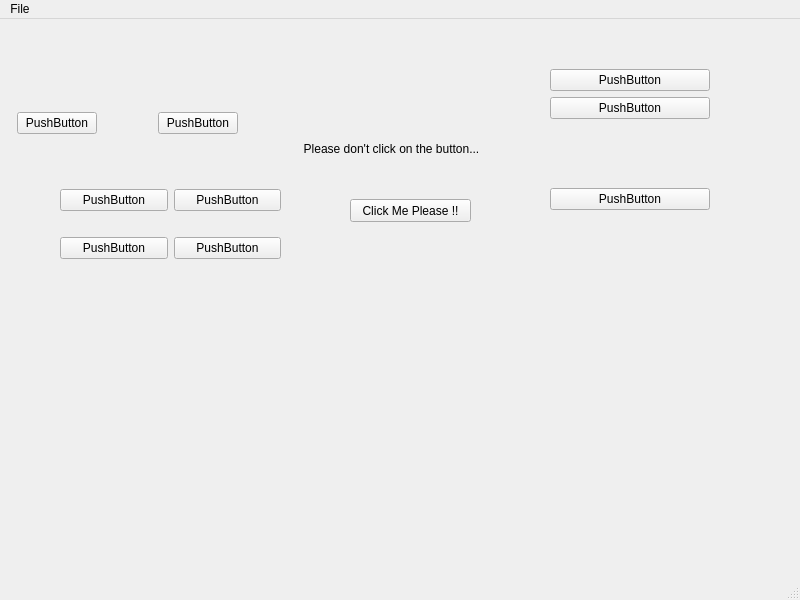
<?xml version="1.0" encoding="UTF-8"?>
<ui version="4.0">
 <class>MainWindow</class>
 <widget class="QMainWindow" name="MainWindow">
  <property name="geometry">
   <rect>
    <x>0</x>
    <y>0</y>
    <width>800</width>
    <height>600</height>
   </rect>
  </property>
  <property name="windowTitle">
   <string>First Qt Application</string>
  </property>
  <widget class="QWidget" name="centralwidget">
   <widget class="QPushButton" name="click_me_button">
    <property name="geometry">
     <rect>
      <x>350</x>
      <y>180</y>
      <width>121</width>
      <height>23</height>
     </rect>
    </property>
    <property name="text">
     <string>Click Me Please !!</string>
    </property>
   </widget>
   <widget class="QLabel" name="msg_label">
    <property name="geometry">
     <rect>
      <x>256</x>
      <y>120</y>
      <width>271</width>
      <height>20</height>
     </rect>
    </property>
    <property name="text">
     <string>Please don't click on the button...</string>
    </property>
    <property name="alignment">
     <set>Qt::AlignCenter</set>
    </property>
   </widget>
   <widget class="QWidget" name="verticalLayoutWidget">
    <property name="geometry">
     <rect>
      <x>550</x>
      <y>50</y>
      <width>160</width>
      <height>141</height>
     </rect>
    </property>
    <layout class="QVBoxLayout" name="verticalLayout">
     <item>
      <widget class="QPushButton" name="pushButton">
       <property name="text">
        <string>PushButton</string>
       </property>
      </widget>
     </item>
     <item>
      <widget class="QPushButton" name="pushButton_3">
       <property name="text">
        <string>PushButton</string>
       </property>
      </widget>
     </item>
     <item>
      <spacer name="verticalSpacer">
       <property name="orientation">
        <enum>Qt::Vertical</enum>
       </property>
       <property name="sizeHint" stdset="0">
        <size>
         <width>20</width>
         <height>40</height>
        </size>
       </property>
      </spacer>
     </item>
     <item>
      <widget class="QPushButton" name="pushButton_2">
       <property name="text">
        <string>PushButton</string>
       </property>
      </widget>
     </item>
    </layout>
   </widget>
   <widget class="QWidget" name="horizontalLayoutWidget">
    <property name="geometry">
     <rect>
      <x>17</x>
      <y>69</y>
      <width>221</width>
      <height>71</height>
     </rect>
    </property>
    <layout class="QHBoxLayout" name="horizontalLayout">
     <item>
      <widget class="QPushButton" name="pushButton_5">
       <property name="text">
        <string>PushButton</string>
       </property>
      </widget>
     </item>
     <item>
      <spacer name="horizontalSpacer">
       <property name="orientation">
        <enum>Qt::Horizontal</enum>
       </property>
       <property name="sizeHint" stdset="0">
        <size>
         <width>40</width>
         <height>20</height>
        </size>
       </property>
      </spacer>
     </item>
     <item>
      <widget class="QPushButton" name="pushButton_4">
       <property name="text">
        <string>PushButton</string>
       </property>
      </widget>
     </item>
    </layout>
   </widget>
   <widget class="QWidget" name="">
    <property name="geometry">
     <rect>
      <x>60</x>
      <y>150</y>
      <width>221</width>
      <height>111</height>
     </rect>
    </property>
    <layout class="QGridLayout" name="gridLayout">
     <item row="0" column="0">
      <widget class="QPushButton" name="pushButton_6">
       <property name="text">
        <string>PushButton</string>
       </property>
      </widget>
     </item>
     <item row="0" column="1">
      <widget class="QPushButton" name="pushButton_7">
       <property name="text">
        <string>PushButton</string>
       </property>
      </widget>
     </item>
     <item row="1" column="0">
      <widget class="QPushButton" name="pushButton_8">
       <property name="text">
        <string>PushButton</string>
       </property>
      </widget>
     </item>
     <item row="1" column="1">
      <widget class="QPushButton" name="pushButton_9">
       <property name="text">
        <string>PushButton</string>
       </property>
      </widget>
     </item>
    </layout>
   </widget>
  </widget>
  <widget class="QMenuBar" name="menubar">
   <property name="geometry">
    <rect>
     <x>0</x>
     <y>0</y>
     <width>800</width>
     <height>20</height>
    </rect>
   </property>
   <widget class="QMenu" name="menuFile">
    <property name="title">
     <string>File</string>
    </property>
    <addaction name="actionQuit"/>
   </widget>
   <addaction name="menuFile"/>
  </widget>
  <widget class="QStatusBar" name="statusbar"/>
  <action name="actionQuit">
   <property name="text">
    <string>Quit</string>
   </property>
  </action>
 </widget>
 <resources/>
 <connections/>
</ui>
